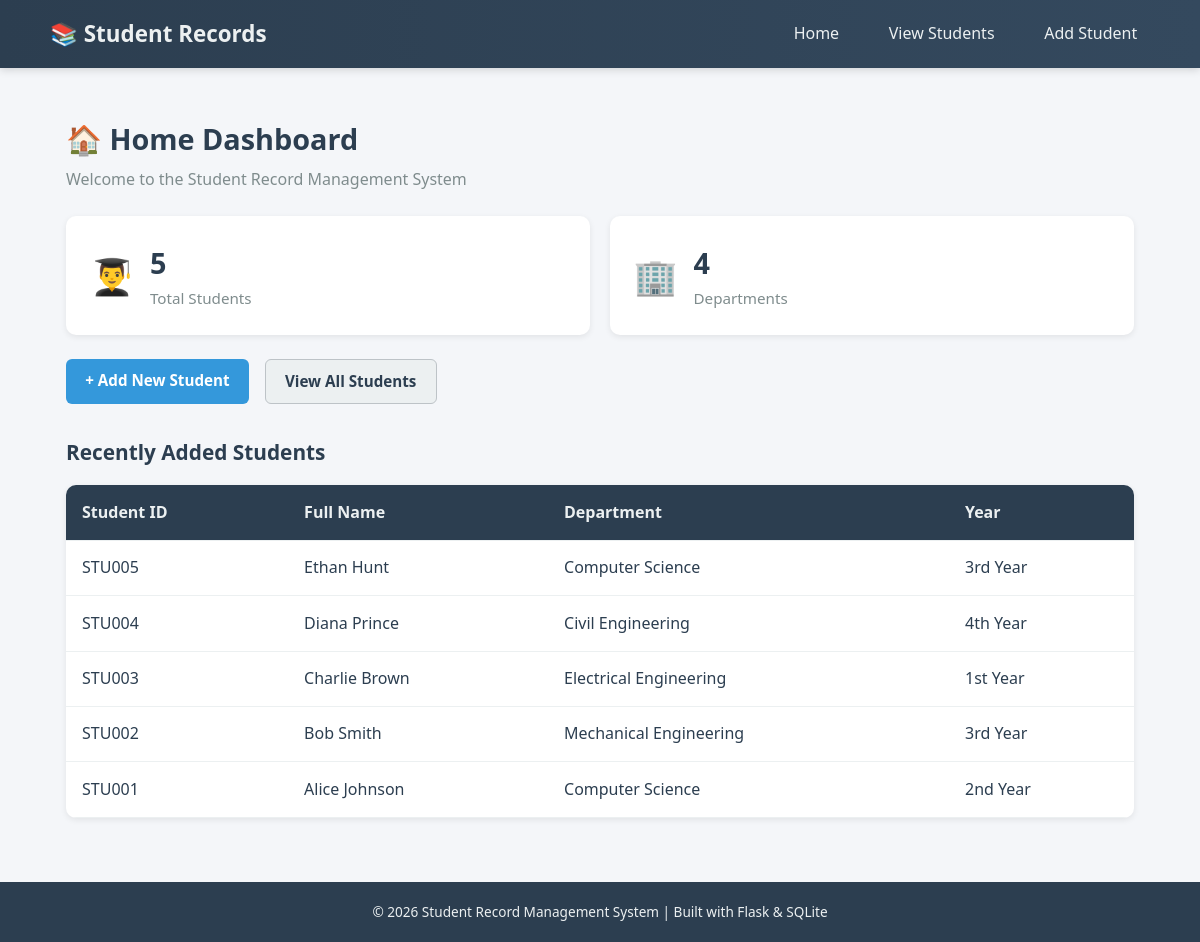
The page / on the database its author committed.
### tables this page shows
CREATE TABLE students (
            id INTEGER PRIMARY KEY AUTOINCREMENT,
            student_id TEXT NOT NULL UNIQUE,
            full_name TEXT NOT NULL,
            department TEXT NOT NULL,
            year TEXT NOT NULL,
            email TEXT NOT NULL,
            phone TEXT NOT NULL
        );

### app.py (the view)
@app.route("/")
def index():
    db = get_db()
    total_students = db.execute("SELECT COUNT(*) FROM students").fetchone()[0]
    departments = db.execute("SELECT COUNT(DISTINCT department) FROM students").fetchone()[0]
    recent_students = db.execute(
        "SELECT * FROM students ORDER BY id DESC LIMIT 5"
    ).fetchall()
    return render_template(
        "index.html",
        total_students=total_students,
        departments=departments,
        recent_students=recent_students,
    )

### app.py (called while the page is built)
def get_db():
    if "db" not in g:
        g.db = sqlite3.connect(DATABASE)
        g.db.row_factory = sqlite3.Row  # allows accessing columns by name
    return g.db

### templates/index.html (shortened to what this page needs)
{% extends "base.html" %}
{% block content %}
<div class="dashboard">
    <h1 class="page-title">🏠 Home Dashboard</h1>
    <p class="page-subtitle">Welcome to the Student Record Management System</p>
    <div class="stats-grid">
        <div class="stat-card">
            <div class="stat-icon">👨‍🎓</div>
            <div class="stat-info">
                <h2>{{ total_students }}</h2>
                <p>Total Students</p>
            </div>
        </div>
        <div class="stat-card">
            <div class="stat-icon">🏢</div>
            <div class="stat-info">
                <h2>{{ departments }}</h2>
                <p>Departments</p>
            </div>
        </div>
    </div>
    <div class="dashboard-actions">
        <a href="{{ url_for('add_student') }}" class="btn btn-primary">+ Add New Student</a>
        <a href="{{ url_for('students') }}" class="btn btn-secondary">View All Students</a>
    </div>
    <div class="recent-section">
        <h2>Recently Added Students</h2>
        {% if recent_students %}
        <div class="table-wrapper">
            <table class="student-table">
                <thead>
                    <tr>
                        <th>Student ID</th>
                        <th>Full Name</th>
                        <th>Department</th>
                        <th>Year</th>
                    </tr>
                </thead>
                <tbody>
                    {% for student in recent_students %}
                    <tr>
                        <td>{{ student['student_id'] }}</td>
                        <td>{{ student['full_name'] }}</td>
                        <td>{{ student['department'] }}</td>
                        <td>{{ student['year'] }}</td>
                    </tr>
                    {% endfor %}
                </tbody>
            </table>
        </div>
        {% else %}
        <p class="empty-message">No students added yet.</p>
        {% endif %}
    </div>
</div>
{% endblock %}

### templates/base.html (shortened to what this page needs)
<!DOCTYPE html>
<html lang="en">
<head>
    <link rel="stylesheet" href="{{ url_for('static', filename='css/style.css') }}">
</head>
<body>
    <nav class="navbar">
        <div class="nav-container">
            <a href="{{ url_for('index') }}" class="nav-logo">📚 Student Records</a>
            <ul class="nav-links">
                <li><a href="{{ url_for('index') }}">Home</a></li>
                <li><a href="{{ url_for('students') }}">View Students</a></li>
                <li><a href="{{ url_for('add_student') }}">Add Student</a></li>
            </ul>
        </div>
    </nav>
    <main class="main-content">
        {% block content %}{% endblock %}
    </main>
    <footer class="footer">
        <p>&copy; 2026 Student Record Management System | Built with Flask &amp; SQLite</p>
    </footer>
</body>
</html>

### static/css/style.css (style rules this page uses)
* { margin: 0; padding: 0; box-sizing: border-box; }
body { font-family: 'Segoe UI', Tahoma, Geneva, Verdana, sans-serif; background-color: #f4f6f9; color: #2c3e50; line-height: 1.6; min-height: 100vh; display: flex; flex-direction: column; }
.navbar { background: linear-gradient(90deg, #2c3e50, #34495e); padding: 1rem 2rem; box-shadow: 0 2px 8px rgba(0, 0, 0, 0.15); }
.nav-container { max-width: 1100px; margin: 0 auto; display: flex; justify-content: space-between; align-items: center; flex-wrap: wrap; }
.nav-logo { color: #ecf0f1; font-size: 1.4rem; font-weight: bold; text-decoration: none; }
.nav-links { list-style: none; display: flex; gap: 1.5rem; }
.nav-links a { color: #ecf0f1; text-decoration: none; font-weight: 500; padding: 0.5rem 0.8rem; border-radius: 5px; transition: background 0.2s ease; }
.main-content { flex: 1; max-width: 1100px; margin: 0 auto; padding: 2rem 1rem; width: 100%; }
.page-title { font-size: 1.8rem; margin-bottom: 0.3rem; color: #2c3e50; }
.page-subtitle { color: #7f8c8d; margin-bottom: 1.5rem; }
.stats-grid { display: grid; grid-template-columns: repeat(auto-fit, minmax(200px, 1fr)); gap: 1.2rem; margin: 1.5rem 0; }
.stat-card { background: #ffffff; border-radius: 10px; padding: 1.5rem; display: flex; align-items: center; gap: 1rem; box-shadow: 0 2px 6px rgba(0, 0, 0, 0.08); transition: transform 0.2s ease; }
.stat-icon { font-size: 2.2rem; }
.stat-info h2 { font-size: 1.8rem; color: #2c3e50; }
.stat-info p { color: #7f8c8d; font-size: 0.95rem; }
.dashboard-actions { display: flex; gap: 1rem; margin: 1.5rem 0 2rem; flex-wrap: wrap; }
.recent-section h2 { font-size: 1.3rem; margin-bottom: 1rem; color: #2c3e50; }
.btn { display: inline-block; padding: 0.6rem 1.2rem; border-radius: 6px; text-decoration: none; font-weight: 600; font-size: 0.95rem; border: none; cursor: pointer; transition: background 0.2s ease, transform 0.1s ease; }
.btn-primary { background-color: #3498db; color: #ffffff; }
.btn-secondary { background-color: #ecf0f1; color: #2c3e50; border: 1px solid #bdc3c7; }
.table-wrapper { overflow-x: auto; background: #ffffff; border-radius: 10px; box-shadow: 0 2px 6px rgba(0, 0, 0, 0.08); }
.student-table { width: 100%; border-collapse: collapse; min-width: 600px; }
.student-table th, .student-table td { padding: 0.9rem 1rem; text-align: left; border-bottom: 1px solid #ecf0f1; }
.student-table th { background-color: #2c3e50; color: #ecf0f1; font-weight: 600; }
.footer { text-align: center; padding: 1.2rem; background: #2c3e50; color: #ecf0f1; font-size: 0.85rem; margin-top: 2rem; }

### rows shown on the page
students: student_id "STU005", full_name "Ethan Hunt", department "Computer Science", year "3rd Year"
students: student_id "STU004", full_name "Diana Prince", department "Civil Engineering", year "4th Year"
students: student_id "STU003", full_name "Charlie Brown", department "Electrical Engineering", year "1st Year"
students: student_id "STU002", full_name "Bob Smith", department "Mechanical Engineering", year "3rd Year"
students: student_id "STU001", full_name "Alice Johnson", department "Computer Science", year "2nd Year"

### other values the page prints
{{ total_students }} "5"
{{ departments }} "4"
